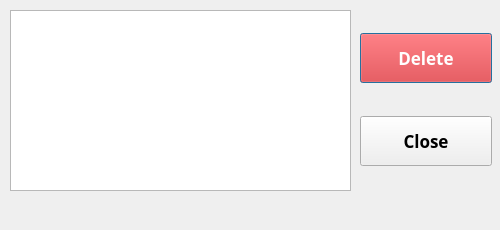
<?xml version="1.0" encoding="UTF-8"?>
<ui version="4.0">
 <class>deletememdialog</class>
 <widget class="QDialog" name="deletememdialog">
  <property name="geometry">
   <rect>
    <x>0</x>
    <y>0</y>
    <width>500</width>
    <height>230</height>
   </rect>
  </property>
  <property name="sizePolicy">
   <sizepolicy hsizetype="Fixed" vsizetype="Fixed">
    <horstretch>0</horstretch>
    <verstretch>0</verstretch>
   </sizepolicy>
  </property>
  <property name="minimumSize">
   <size>
    <width>500</width>
    <height>230</height>
   </size>
  </property>
  <property name="maximumSize">
   <size>
    <width>500</width>
    <height>230</height>
   </size>
  </property>
  <property name="font">
   <font>
    <family>Trebuchet MS</family>
    <pointsize>13</pointsize>
    <weight>75</weight>
    <bold>true</bold>
   </font>
  </property>
  <property name="windowTitle">
   <string>Delete Members</string>
  </property>
  <widget class="QListWidget" name="memlist">
   <property name="geometry">
    <rect>
     <x>10</x>
     <y>10</y>
     <width>341</width>
     <height>181</height>
    </rect>
   </property>
   <property name="font">
    <font>
     <family>Trebuchet MS</family>
     <pointsize>13</pointsize>
     <weight>50</weight>
     <bold>false</bold>
    </font>
   </property>
   <property name="editTriggers">
    <set>QAbstractItemView::NoEditTriggers</set>
   </property>
  </widget>
  <widget class="QLabel" name="errorlabel">
   <property name="geometry">
    <rect>
     <x>10</x>
     <y>200</y>
     <width>481</width>
     <height>22</height>
    </rect>
   </property>
   <property name="font">
    <font>
     <family>Trebuchet MS</family>
     <pointsize>13</pointsize>
     <weight>75</weight>
     <bold>true</bold>
    </font>
   </property>
   <property name="styleSheet">
    <string notr="true">color: red</string>
   </property>
   <property name="text">
    <string/>
   </property>
  </widget>
  <widget class="QWidget" name="layoutWidget">
   <property name="geometry">
    <rect>
     <x>360</x>
     <y>10</y>
     <width>132</width>
     <height>181</height>
    </rect>
   </property>
   <property name="font">
    <font>
     <family>Trebuchet MS</family>
     <pointsize>13</pointsize>
     <weight>75</weight>
     <bold>true</bold>
    </font>
   </property>
   <layout class="QVBoxLayout" name="buttons">
    <property name="spacing">
     <number>10</number>
    </property>
    <item>
     <widget class="QPushButton" name="deletebutton">
      <property name="minimumSize">
       <size>
        <width>130</width>
        <height>50</height>
       </size>
      </property>
      <property name="font">
       <font>
        <family>Trebuchet MS</family>
        <pointsize>13</pointsize>
        <weight>75</weight>
        <bold>true</bold>
       </font>
      </property>
      <property name="styleSheet">
       <string notr="true">background-color : red;
color: white;</string>
      </property>
      <property name="text">
       <string>Delete</string>
      </property>
     </widget>
    </item>
    <item>
     <widget class="QPushButton" name="closebutton">
      <property name="minimumSize">
       <size>
        <width>130</width>
        <height>50</height>
       </size>
      </property>
      <property name="font">
       <font>
        <family>Trebuchet MS</family>
        <pointsize>13</pointsize>
        <weight>75</weight>
        <bold>true</bold>
       </font>
      </property>
      <property name="styleSheet">
       <string notr="true"/>
      </property>
      <property name="text">
       <string>Close</string>
      </property>
     </widget>
    </item>
   </layout>
  </widget>
 </widget>
 <resources/>
 <connections/>
</ui>
